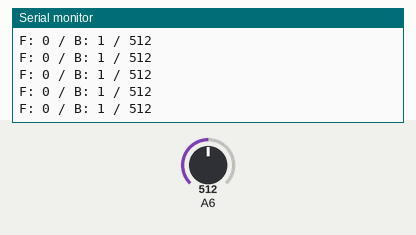
Recording of a sketch running on a simulated Arduino Nano, built with avr-gcc and run on an emulated ATmega328P. Shown: the last lines printed to the serial monitor. Inputs (shaded band) come from the test bench; at power-on: A6 = 512.

Above: at 1.2 s.
1.3 s: A6 set to 110
At 2.0 s:
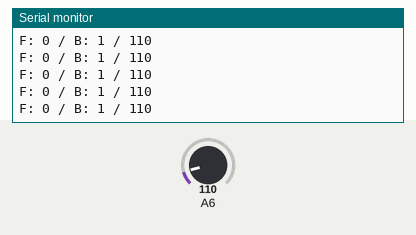
4.3 s: A6 set to 90
At 5.1 s:
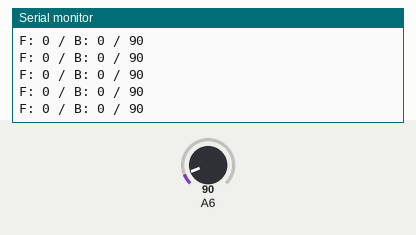
Timing chart, 0 to 7.3 s (numbered marks = the images above; inputs shaded):
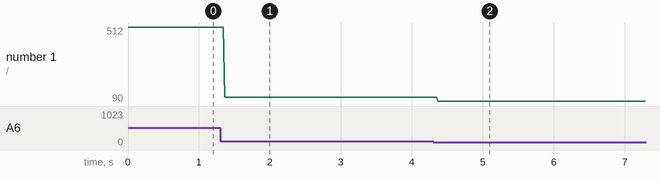

The sketch:

sketch_sep08b.ino
```cpp
bool limButtonF;
bool limButtonB;


void setup() {
Serial.begin(9600);
}

void loop() {

  if(100 <= analogRead(A6)&& analogRead(A6) <= 600) { limButtonB = true; }
  else if(600 < analogRead(A6)) { limButtonF = true; }
  else { limButtonF = false;   limButtonB = false;  }

  Serial.print("F: ");
  Serial.print(limButtonF);
  Serial.print(" / B: ");
  Serial.print(limButtonB);
  Serial.print(" / ");
  Serial.println(analogRead(A6));


}
```

Measured:
- after the input at 1.3 s, the serial monitor: prints a new line after 0.06 s (image 1)
- after the input at 4.3 s, the serial monitor: prints a new line after 0.07 s (image 2)
- plotted number 1: 512 → 110 after the input at 1.3 s, 110 → 90 after the input at 4.3 s
